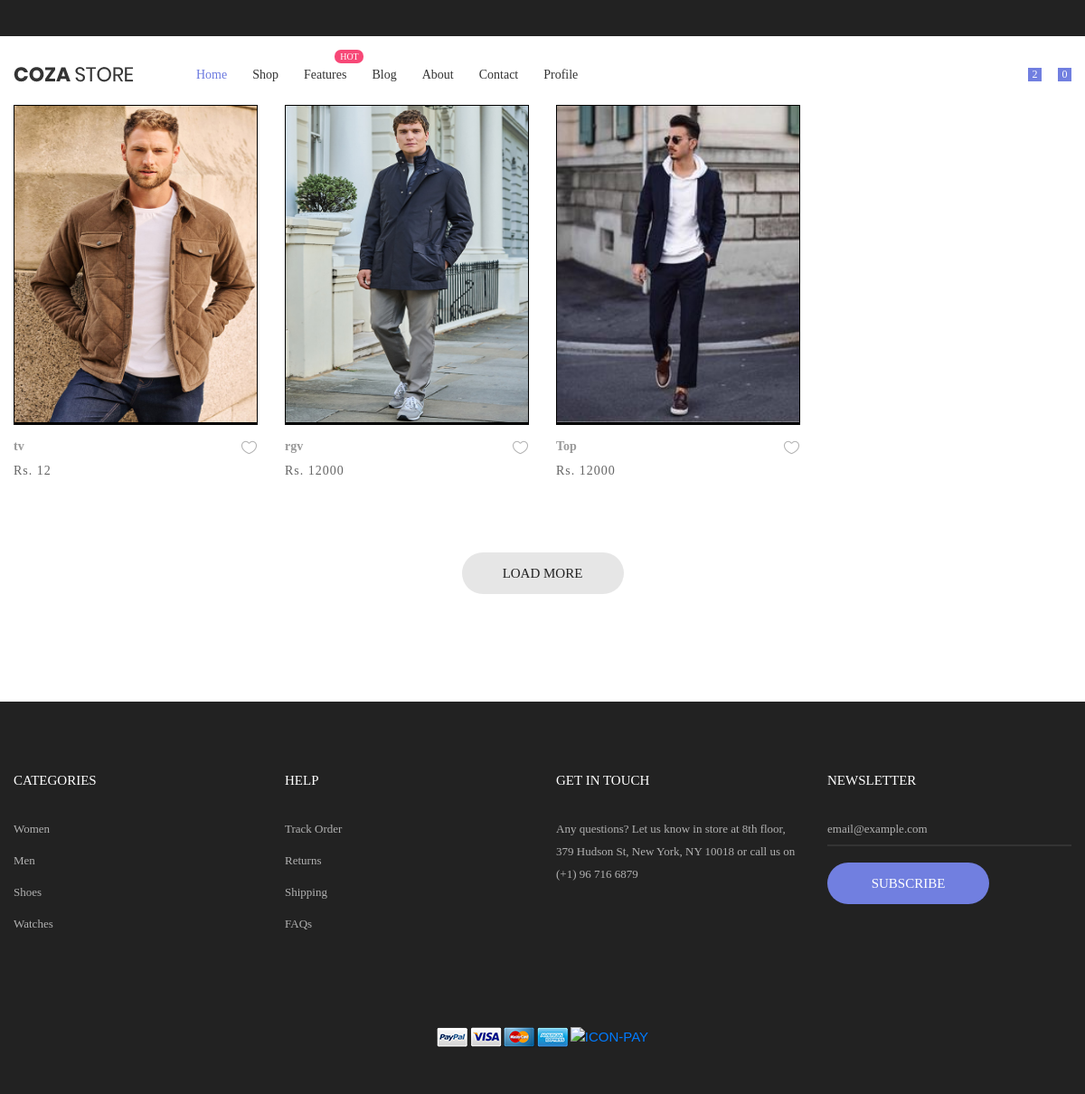
The app's page /view_all_product/, older data.
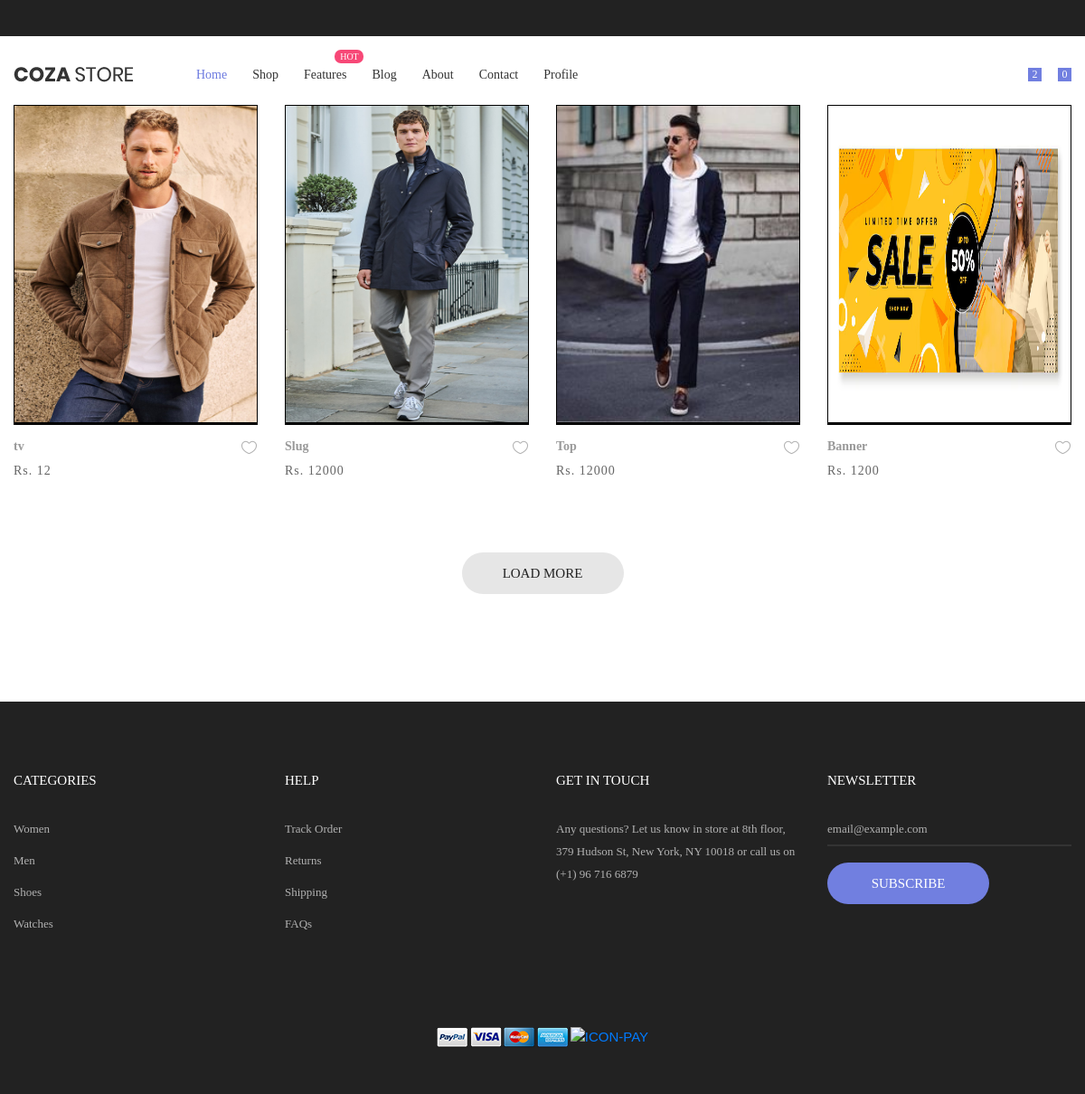
The same page, newer data.
### Authentication/models.py (models this page shows, shortened)
class product(models.Model):
    category = models.ForeignKey(Category_table, on_delete=models.CASCADE)
    name = models.CharField(max_length=200, db_index=True)
    slug = models.SlugField(max_length=200, db_index=True, blank=True, unique=True)
    image = models.ImageField(upload_to=images_upl, blank=True)
    description = models.TextField(blank=True)
    price = models.IntegerField(default=0)
    brand = models.CharField(max_length=10)
    size = models.CharField(max_length=3,default="None")
    available = models.BooleanField(default=True)
    dates=models.DateTimeField(auto_now_add=True)
    incart = models.BooleanField(default=False)

### Authentication/views.py (the view)
# urls.py: path('view_all_product/',views.view_all_product,name='view_all_product'),
def view_all_product(request):
    all_product=product.objects.all()
    return render(request,'all_product.html',{'Product':all_product})

### Authentication/templates/all_product.html (shortened to what this page needs)
{% extends 'base.html' %}
{% load static %}
	{% block body %}
	<div class="bg0 m-t-23 p-b-14">
		<div class="container">
			<div class="flex-w flex-sb-m p-b-52">
			</div>
			<div class="row isotope-grid">
				{% for i in Product %}
				<div class="col-sm-6 col-md-4 col-lg-3 p-b-35 isotope-item bg0">
					<div class="block2">
						<div class="block2-pic hov-img0" style="border: 1px solid #000;">
							<img src="{{i.image.url}}" alt="IMG-PRODUCT" width="300px" height="350px">
						</div>
						<div class="block2-pic hov-img0" style="border: 1px solid #000;">
						</div>
						<div class="block2-txt flex-w flex-t p-t-14">
							<div class="block2-txt-child1 flex-col-l ">
								<a href="product-detail.html" class="stext-104 cl4 hov-cl1 trans-04 js-name-b2 p-b-6">
									<strong><b>{{i.name}}</b></strong>
								</a>
								<span class="stext-105 cl3">
									Rs. {{i.price}}
								</span>
							</div>
							<div class="block2-txt-child2 flex-r p-t-3">
								<a href="#" class="btn-addwish-b2 dis-block pos-relative js-addwish-b2">
									<img class="icon-heart1 dis-block trans-04" src="{% static 'images/icons/icon-heart-01.png' %}" alt="ICON">
								</a>
							</div>
						</div>
					</div>
				</div>
				{% endfor %}
			</div>
			<div class="flex-c-m flex-w w-full p-t-45 p-b-105">
				<a href="#" class="flex-c-m stext-101 cl5 size-103 bg2 bor1 hov-btn1 p-lr-15 trans-04">
					Load More
				</a>
			</div>
		</div>
	</div>
{% endblock %}

Row changes from the older to the newer data that the page shows:
changed product: name "rgv" → "Slug"
added product: image (picture), name "Banner", price "1200"
